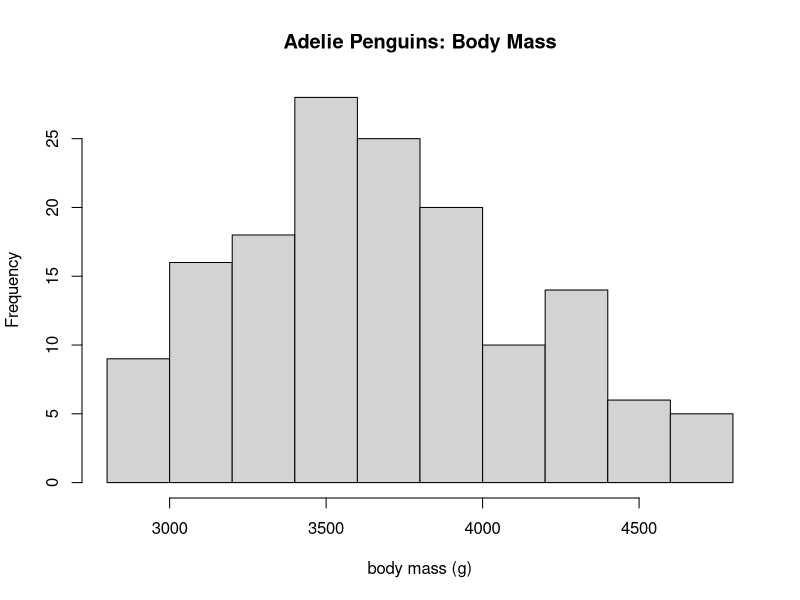
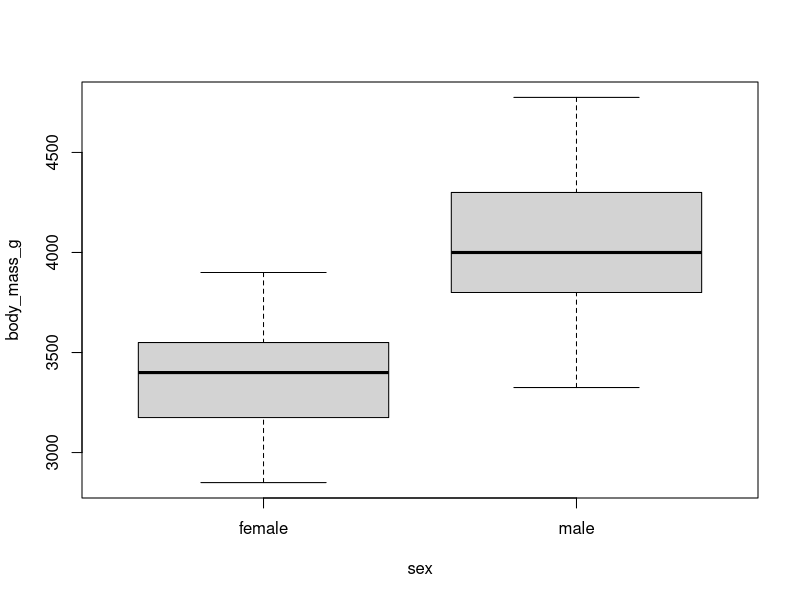

Generate these figures, in order, with R:
## ---- chunk 1
require(palmerpenguins)
## ---- chunk 2
dat_ade = droplevels(subset(penguins, species == "Adelie"))
## ---- chunk 3
hist(dat_ade$body_mass_g, main = "Adelie Penguins: Body Mass", xlab = "body mass (g)")
## ---- chunk 4
boxplot(
  formula = body_mass_g ~sex, 
        data = dat_ade)
## ---- chunk 5
pen_fem =  droplevels(subset(dat_ade, sex == "female"))

t.test(pen_fem$body_mass_g, y = NULL, 

       	alternative = "greater", 

       	mu = 0,   

conf.level = 0.95) 
## ---- chunk 6
pen_men =  droplevels(subset(dat_ade, sex == "male"))

t.test(pen_men$body_mass_g, y = NULL, 

       alternative = "greater", 

  	mu = 4000,  

  	conf.level = 0.95) 
